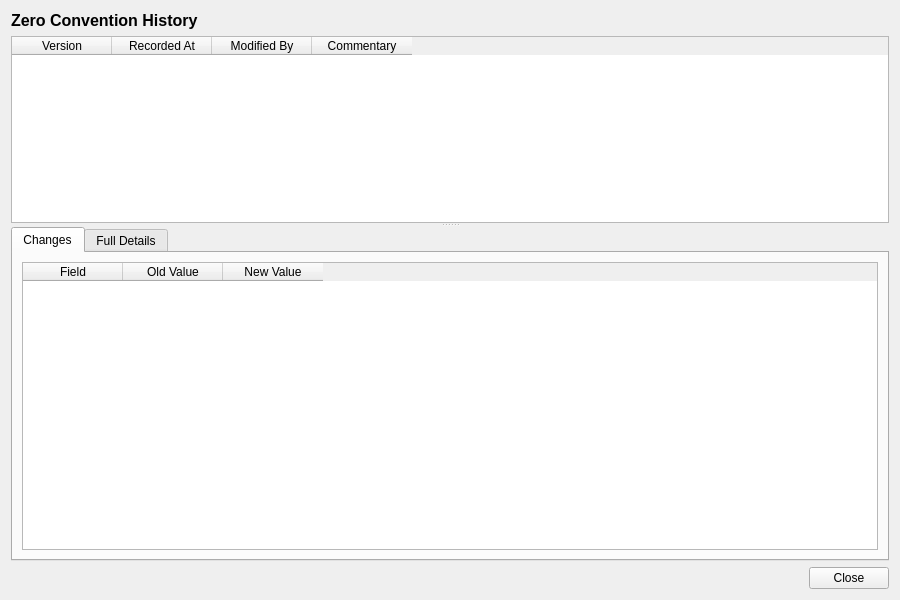
<?xml version="1.0" encoding="UTF-8"?>
<ui version="4.0">
 <class>ZeroConventionHistoryDialog</class>
 <widget class="QWidget" name="ZeroConventionHistoryDialog">
  <property name="geometry">
   <rect>
    <x>0</x>
    <y>0</y>
    <width>900</width>
    <height>600</height>
   </rect>
  </property>
  <property name="windowTitle">
   <string>Zero Convention History</string>
  </property>
  <layout class="QVBoxLayout" name="verticalLayout">
   <item>
    <widget class="QLabel" name="titleLabel">
     <property name="font">
      <font>
       <pointsize>12</pointsize>
       <bold>true</bold>
      </font>
     </property>
     <property name="text">
      <string>Zero Convention History</string>
     </property>
    </widget>
   </item>
   <item>
    <widget class="QSplitter" name="splitter">
     <property name="orientation">
      <enum>Qt::Vertical</enum>
     </property>
     <widget class="QTableWidget" name="versionListWidget">
      <property name="minimumHeight">
       <number>150</number>
      </property>
      <property name="maximumHeight">
       <number>250</number>
      </property>
      <property name="alternatingRowColors">
       <bool>true</bool>
      </property>
      <property name="editTriggers">
       <set>QAbstractItemView::NoEditTriggers</set>
      </property>
      <property name="selectionMode">
       <enum>QAbstractItemView::SingleSelection</enum>
      </property>
      <property name="selectionBehavior">
       <enum>QAbstractItemView::SelectRows</enum>
      </property>
      <column>
       <property name="text">
        <string>Version</string>
       </property>
      </column>
      <column>
       <property name="text">
        <string>Recorded At</string>
       </property>
      </column>
      <column>
       <property name="text">
        <string>Modified By</string>
       </property>
      </column>
      <column>
       <property name="text">
        <string>Commentary</string>
       </property>
      </column>
     </widget>
     <widget class="QWidget" name="detailWidget">
      <layout class="QVBoxLayout" name="detailLayout">
       <property name="leftMargin">
        <number>0</number>
       </property>
       <property name="topMargin">
        <number>0</number>
       </property>
       <property name="rightMargin">
        <number>0</number>
       </property>
       <property name="bottomMargin">
        <number>0</number>
       </property>
       <item>
        <widget class="QTabWidget" name="tabWidget">
         <property name="currentIndex">
          <number>0</number>
         </property>
         <widget class="QWidget" name="changesTab">
          <attribute name="title">
           <string>Changes</string>
          </attribute>
          <layout class="QVBoxLayout" name="changesTabLayout">
           <item>
            <widget class="QTableWidget" name="changesTableWidget">
             <property name="editTriggers">
              <set>QAbstractItemView::NoEditTriggers</set>
             </property>
             <property name="alternatingRowColors">
              <bool>true</bool>
             </property>
             <property name="selectionMode">
              <enum>QAbstractItemView::SingleSelection</enum>
             </property>
             <property name="selectionBehavior">
              <enum>QAbstractItemView::SelectRows</enum>
             </property>
             <column>
              <property name="text">
               <string>Field</string>
              </property>
             </column>
             <column>
              <property name="text">
               <string>Old Value</string>
              </property>
             </column>
             <column>
              <property name="text">
               <string>New Value</string>
              </property>
             </column>
            </widget>
           </item>
          </layout>
         </widget>
         <widget class="QWidget" name="fullDetailsTab">
          <attribute name="title">
           <string>Full Details</string>
          </attribute>
          <layout class="QVBoxLayout" name="fullDetailsTabLayout">
           <item>
            <widget class="QScrollArea" name="scrollArea">
             <property name="widgetResizable">
              <bool>true</bool>
             </property>
             <widget class="QWidget" name="scrollAreaWidgetContents">
              <property name="geometry">
               <rect>
                <x>0</x>
                <y>0</y>
                <width>560</width>
                <height>450</height>
               </rect>
              </property>
              <layout class="QFormLayout" name="formLayout">
               <item row="0" column="0">
                <widget class="QLabel" name="idLabel">
                 <property name="text">
                  <string>Id:</string>
                 </property>
                </widget>
               </item>
               <item row="0" column="1">
                <widget class="QLabel" name="idValue">
                 <property name="text">
                  <string/>
                 </property>
                </widget>
               </item>
               <item row="1" column="0">
                <widget class="QLabel" name="tenor_basedLabel">
                 <property name="text">
                  <string>Tenor Based:</string>
                 </property>
                </widget>
               </item>
               <item row="1" column="1">
                <widget class="QLabel" name="tenorBasedValue">
                 <property name="text">
                  <string/>
                 </property>
                </widget>
               </item>
               <item row="2" column="0">
                <widget class="QLabel" name="day_count_fractionLabel">
                 <property name="text">
                  <string>Day Count Fraction:</string>
                 </property>
                </widget>
               </item>
               <item row="2" column="1">
                <widget class="QLabel" name="dayCountFractionValue">
                 <property name="text">
                  <string/>
                 </property>
                </widget>
               </item>
               <item row="3" column="0">
                <widget class="QLabel" name="compoundingLabel">
                 <property name="text">
                  <string>Compounding:</string>
                 </property>
                </widget>
               </item>
               <item row="3" column="1">
                <widget class="QLabel" name="compoundingValue">
                 <property name="text">
                  <string/>
                 </property>
                </widget>
               </item>
               <item row="4" column="0">
                <widget class="QLabel" name="compounding_frequencyLabel">
                 <property name="text">
                  <string>Compounding Frequency:</string>
                 </property>
                </widget>
               </item>
               <item row="4" column="1">
                <widget class="QLabel" name="compoundingFrequencyValue">
                 <property name="text">
                  <string/>
                 </property>
                </widget>
               </item>
               <item row="5" column="0">
                <widget class="QLabel" name="tenor_calendarLabel">
                 <property name="text">
                  <string>Tenor Calendar:</string>
                 </property>
                </widget>
               </item>
               <item row="5" column="1">
                <widget class="QLabel" name="tenorCalendarValue">
                 <property name="text">
                  <string/>
                 </property>
                </widget>
               </item>
               <item row="6" column="0">
                <widget class="QLabel" name="spot_lagLabel">
                 <property name="text">
                  <string>Spot Lag:</string>
                 </property>
                </widget>
               </item>
               <item row="6" column="1">
                <widget class="QLabel" name="spotLagValue">
                 <property name="text">
                  <string/>
                 </property>
                </widget>
               </item>
               <item row="7" column="0">
                <widget class="QLabel" name="spot_calendarLabel">
                 <property name="text">
                  <string>Spot Calendar:</string>
                 </property>
                </widget>
               </item>
               <item row="7" column="1">
                <widget class="QLabel" name="spotCalendarValue">
                 <property name="text">
                  <string/>
                 </property>
                </widget>
               </item>
               <item row="8" column="0">
                <widget class="QLabel" name="roll_conventionLabel">
                 <property name="text">
                  <string>Roll Convention:</string>
                 </property>
                </widget>
               </item>
               <item row="8" column="1">
                <widget class="QLabel" name="rollConventionValue">
                 <property name="text">
                  <string/>
                 </property>
                </widget>
               </item>
               <item row="9" column="0">
                <widget class="QLabel" name="end_of_monthLabel">
                 <property name="text">
                  <string>End Of Month:</string>
                 </property>
                </widget>
               </item>
               <item row="9" column="1">
                <widget class="QLabel" name="endOfMonthValue">
                 <property name="text">
                  <string/>
                 </property>
                </widget>
               </item>
               <item row="10" column="0">
                <widget class="QLabel" name="versionNumberLabel">
                 <property name="text">
                  <string>Version:</string>
                 </property>
                </widget>
               </item>
               <item row="10" column="1">
                <widget class="QLabel" name="versionNumberValue">
                 <property name="text">
                  <string/>
                 </property>
                </widget>
               </item>
               <item row="11" column="0">
                <widget class="QLabel" name="modifiedByLabel">
                 <property name="text">
                  <string>Modified By:</string>
                 </property>
                </widget>
               </item>
               <item row="11" column="1">
                <widget class="QLabel" name="modifiedByValue">
                 <property name="text">
                  <string/>
                 </property>
                </widget>
               </item>
               <item row="12" column="0">
                <widget class="QLabel" name="recordedAtLabel">
                 <property name="text">
                  <string>Recorded At:</string>
                 </property>
                </widget>
               </item>
               <item row="12" column="1">
                <widget class="QLabel" name="recordedAtValue">
                 <property name="text">
                  <string/>
                 </property>
                </widget>
               </item>
               <item row="13" column="0">
                <widget class="QLabel" name="changeCommentaryLabel">
                 <property name="text">
                  <string>Change Commentary:</string>
                 </property>
                </widget>
               </item>
               <item row="13" column="1">
                <widget class="QLabel" name="changeCommentaryValue">
                 <property name="text">
                  <string/>
                 </property>
                 <property name="wordWrap">
                  <bool>true</bool>
                 </property>
                </widget>
               </item>
              </layout>
             </widget>
            </widget>
           </item>
          </layout>
         </widget>
        </widget>
       </item>
      </layout>
     </widget>
    </widget>
   </item>
   <item>
    <layout class="QHBoxLayout" name="buttonLayout">
     <item>
      <spacer name="horizontalSpacer">
       <property name="orientation">
        <enum>Qt::Horizontal</enum>
       </property>
       <property name="sizeHint" stdset="0">
        <size><width>40</width><height>20</height></size>
       </property>
      </spacer>
     </item>
     <item>
      <widget class="QPushButton" name="closeButton">
       <property name="text">
        <string>Close</string>
       </property>
      </widget>
     </item>
    </layout>
   </item>
  </layout>
 </widget>
 <resources/>
 <connections/>
</ui>
